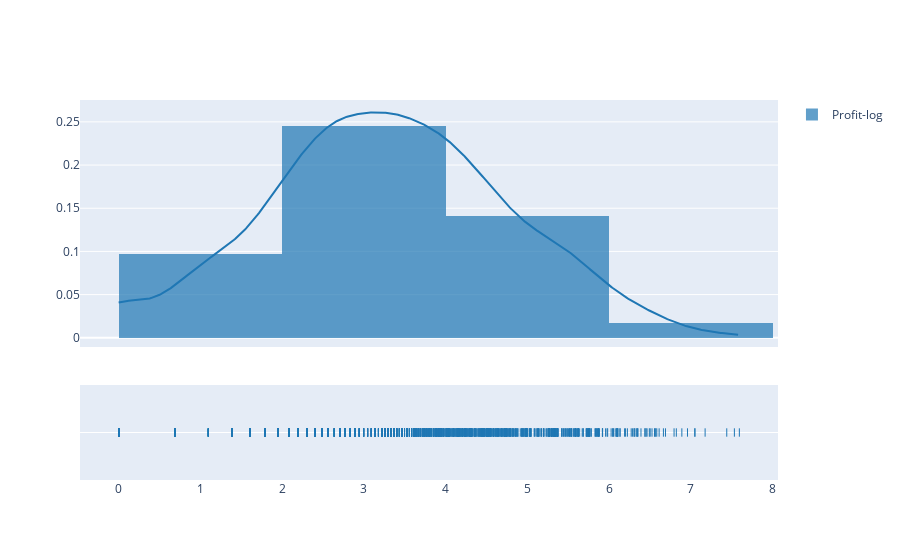

This figure's notebook cell:
### Code cell
profit = orders["Profit-log"].to_list()
ff.create_distplot([profit], ["Profit-log"], bin_size=2, show_rug=True)

### Figure 1 — Plotly figure (JSON) as saved in the notebook; plotly's stock layout.template omitted (floating-point values rounded to 4 significant figures; data arrays with more than 128 entries replaced by an {"elided": "..."} marker saying what was removed)
{"data": [{"autobinx": false, "histnorm": "probability density", "legendgroup": "Profit-log", "marker": {"color": "rgb(31, 119, 180)"}, "name": "Profit-log", "opacity": 0.7, "type": "histogram", "x": {"elided": "1500 float values"}, "xaxis": "x", "xbins": {"end": 7.592, "size": 2, "start": 0}, "yaxis": "y"}, {"legendgroup": "Profit-log", "marker": {"color": "rgb(31, 119, 180)"}, "mode": "lines", "name": "Profit-log", "showlegend": false, "type": "scatter", "x": {"elided": "500 float values"}, "xaxis": "x", "y": {"elided": "500 float values"}, "yaxis": "y"}, {"legendgroup": "Profit-log", "marker": {"color": "rgb(31, 119, 180)", "symbol": "line-ns-open"}, "mode": "markers", "name": "Profit-log", "showlegend": false, "type": "scatter", "x": {"elided": "1500 float values"}, "xaxis": "x", "y": {"elided": "1500 str values"}, "yaxis": "y2"}], "layout": {"barmode": "overlay", "hovermode": "closest", "legend": {"traceorder": "reversed"}, "xaxis": {"anchor": "y2", "domain": [0, 1], "zeroline": false}, "yaxis": {"anchor": "free", "domain": [0.35, 1], "position": 0}, "yaxis2": {"anchor": "x", "domain": [0, 0.25], "dtick": 1, "showticklabels": false}}}
